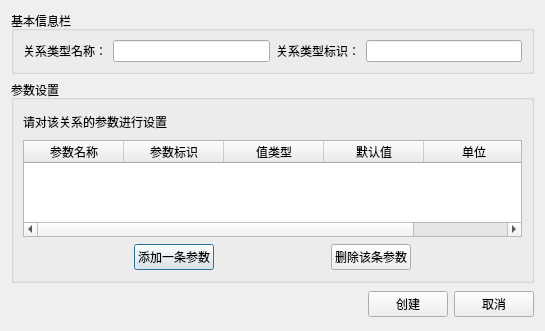
<?xml version="1.0" encoding="UTF-8"?>
<ui version="4.0">
 <class>CreateRelationClassDialog</class>
 <widget class="QDialog" name="CreateRelationClassDialog">
  <property name="geometry">
   <rect>
    <x>0</x>
    <y>0</y>
    <width>545</width>
    <height>331</height>
   </rect>
  </property>
  <property name="windowTitle">
   <string>创建关系类</string>
  </property>
  <property name="windowIcon">
   <iconset resource="../ModelingTool.qrc">
    <normaloff>:/ModelingTool/Images/createRelationClass.png</normaloff>:/ModelingTool/Images/createRelationClass.png</iconset>
  </property>
  <layout class="QGridLayout" name="gridLayout_3">
   <item row="0" column="0">
    <layout class="QVBoxLayout" name="verticalLayout_2">
     <item>
      <widget class="QGroupBox" name="groupBox_basicInfo">
       <property name="title">
        <string>基本信息栏</string>
       </property>
       <layout class="QGridLayout" name="gridLayout">
        <item row="0" column="0">
         <layout class="QHBoxLayout" name="horizontalLayout">
          <item>
           <widget class="QLabel" name="label_name">
            <property name="text">
             <string>关系类型名称：</string>
            </property>
           </widget>
          </item>
          <item>
           <widget class="QLineEdit" name="lineEdit_name">
            <property name="enabled">
             <bool>true</bool>
            </property>
           </widget>
          </item>
          <item>
           <widget class="QLabel" name="label_ID">
            <property name="text">
             <string>关系类型标识：</string>
            </property>
           </widget>
          </item>
          <item>
           <widget class="QLineEdit" name="lineEdit_ID">
            <property name="enabled">
             <bool>true</bool>
            </property>
           </widget>
          </item>
         </layout>
        </item>
       </layout>
      </widget>
     </item>
     <item>
      <widget class="QGroupBox" name="groupBox">
       <property name="title">
        <string>参数设置</string>
       </property>
       <layout class="QGridLayout" name="gridLayout_2">
        <item row="0" column="0">
         <layout class="QVBoxLayout" name="verticalLayout">
          <item>
           <layout class="QHBoxLayout" name="horizontalLayout_3">
            <item>
             <widget class="QLabel" name="label_addParam">
              <property name="text">
               <string>请对该关系的参数进行设置</string>
              </property>
             </widget>
            </item>
            <item>
             <spacer name="spacer_4">
              <property name="orientation">
               <enum>Qt::Horizontal</enum>
              </property>
              <property name="sizeHint" stdset="0">
               <size>
                <width>45</width>
                <height>25</height>
               </size>
              </property>
             </spacer>
            </item>
           </layout>
          </item>
          <item>
           <widget class="QTableWidget" name="tableWidget_param">
            <column>
             <property name="text">
              <string>参数名称</string>
             </property>
            </column>
            <column>
             <property name="text">
              <string>参数标识</string>
             </property>
            </column>
            <column>
             <property name="text">
              <string>值类型</string>
             </property>
            </column>
            <column>
             <property name="text">
              <string>默认值</string>
             </property>
            </column>
            <column>
             <property name="text">
              <string>单位</string>
             </property>
            </column>
           </widget>
          </item>
          <item>
           <layout class="QHBoxLayout" name="horizontalLayout_2">
            <item>
             <spacer name="spacer">
              <property name="orientation">
               <enum>Qt::Horizontal</enum>
              </property>
              <property name="sizeHint" stdset="0">
               <size>
                <width>48</width>
                <height>28</height>
               </size>
              </property>
             </spacer>
            </item>
            <item>
             <widget class="QPushButton" name="btn_addItem">
              <property name="text">
               <string>添加一条参数</string>
              </property>
              <property name="icon">
               <iconset resource="../ModelingTool.qrc">
                <normaloff>:/ModelingTool/Images/add.png</normaloff>:/ModelingTool/Images/add.png</iconset>
              </property>
             </widget>
            </item>
            <item>
             <spacer name="spacer_2">
              <property name="orientation">
               <enum>Qt::Horizontal</enum>
              </property>
              <property name="sizeHint" stdset="0">
               <size>
                <width>48</width>
                <height>28</height>
               </size>
              </property>
             </spacer>
            </item>
            <item>
             <widget class="QPushButton" name="btn_deleteItem">
              <property name="text">
               <string>删除该条参数</string>
              </property>
              <property name="icon">
               <iconset resource="../ModelingTool.qrc">
                <normaloff>:/ModelingTool/Images/remove_circle.png</normaloff>:/ModelingTool/Images/remove_circle.png</iconset>
              </property>
             </widget>
            </item>
            <item>
             <spacer name="spacer_3">
              <property name="orientation">
               <enum>Qt::Horizontal</enum>
              </property>
              <property name="sizeHint" stdset="0">
               <size>
                <width>48</width>
                <height>28</height>
               </size>
              </property>
             </spacer>
            </item>
           </layout>
          </item>
         </layout>
        </item>
       </layout>
      </widget>
     </item>
     <item>
      <layout class="QHBoxLayout">
       <property name="spacing">
        <number>6</number>
       </property>
       <property name="margin">
        <number>0</number>
       </property>
       <item>
        <spacer>
         <property name="orientation">
          <enum>Qt::Horizontal</enum>
         </property>
         <property name="sizeHint" stdset="0">
          <size>
           <width>131</width>
           <height>31</height>
          </size>
         </property>
        </spacer>
       </item>
       <item>
        <widget class="QPushButton" name="btn_ok">
         <property name="text">
          <string>创建</string>
         </property>
        </widget>
       </item>
       <item>
        <widget class="QPushButton" name="btn_cancel">
         <property name="text">
          <string>取消</string>
         </property>
        </widget>
       </item>
      </layout>
     </item>
    </layout>
   </item>
  </layout>
 </widget>
 <resources>
  <include location="../ModelingTool.qrc"/>
 </resources>
 <connections>
  <connection>
   <sender>btn_ok</sender>
   <signal>clicked()</signal>
   <receiver>CreateRelationClassDialog</receiver>
   <slot>accept()</slot>
   <hints>
    <hint type="sourcelabel">
     <x>278</x>
     <y>253</y>
    </hint>
    <hint type="destinationlabel">
     <x>96</x>
     <y>254</y>
    </hint>
   </hints>
  </connection>
  <connection>
   <sender>btn_cancel</sender>
   <signal>clicked()</signal>
   <receiver>CreateRelationClassDialog</receiver>
   <slot>reject()</slot>
   <hints>
    <hint type="sourcelabel">
     <x>369</x>
     <y>253</y>
    </hint>
    <hint type="destinationlabel">
     <x>179</x>
     <y>282</y>
    </hint>
   </hints>
  </connection>
 </connections>
</ui>
